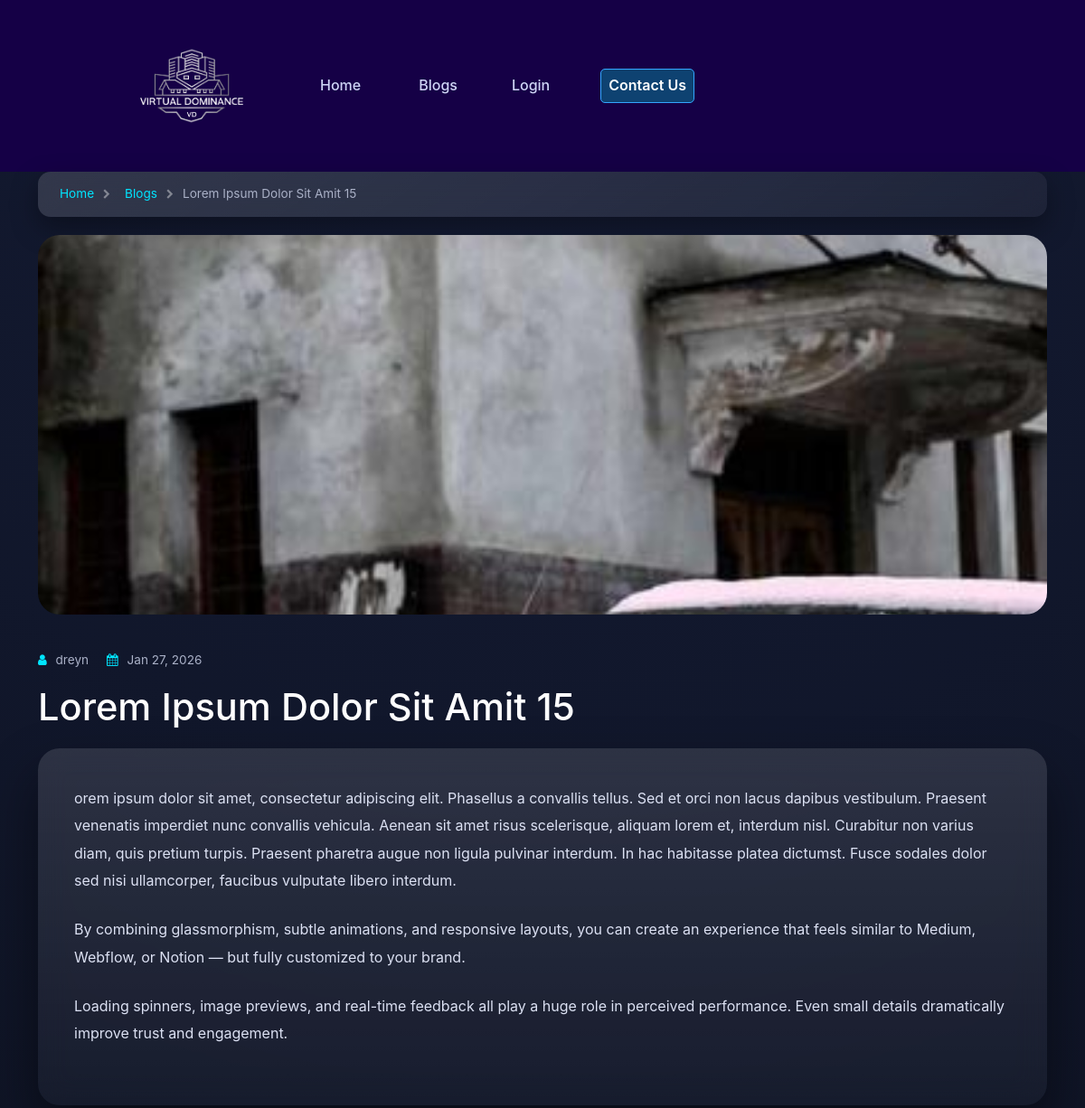
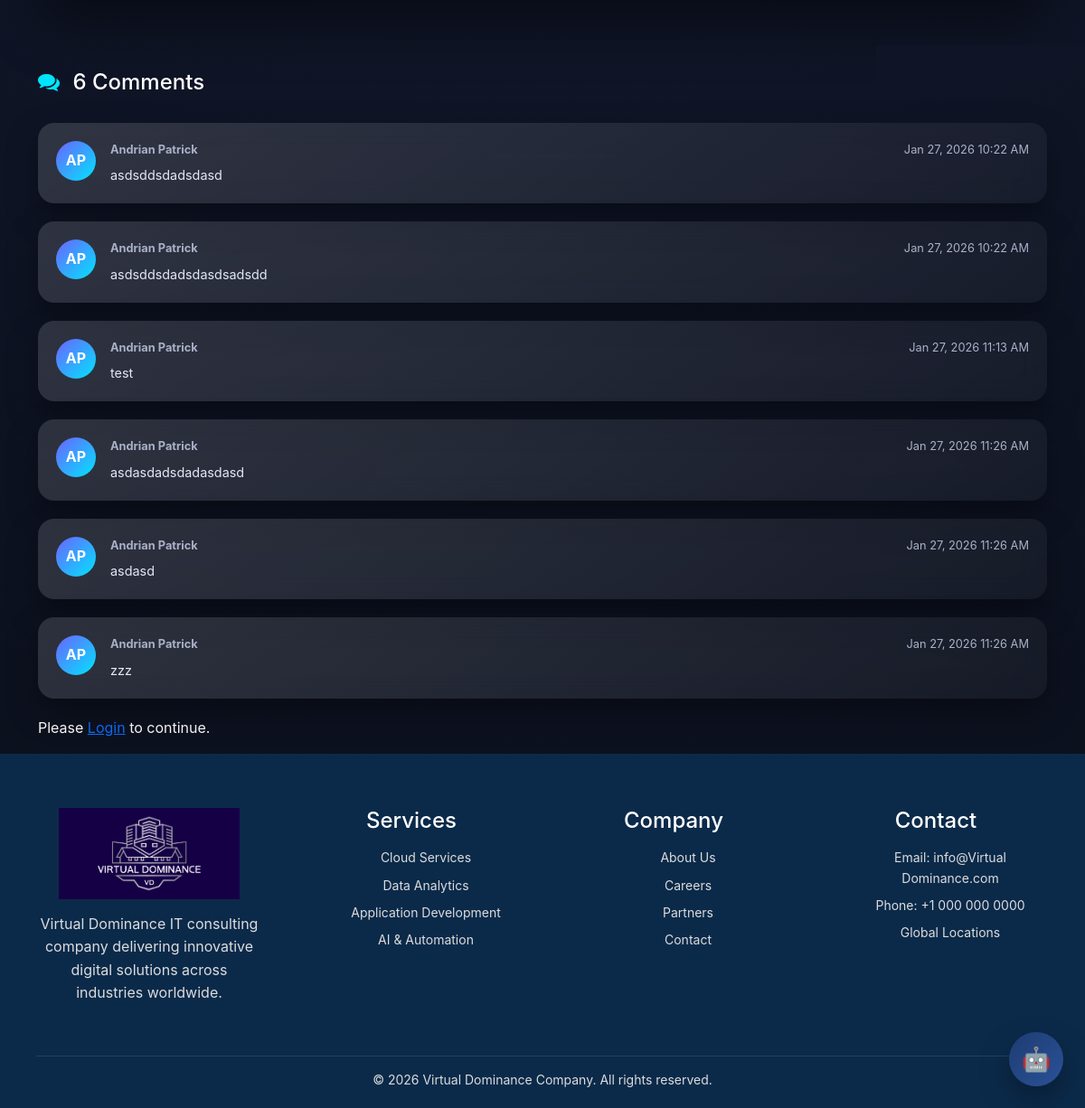
Screenshot of /blog-single.php?id=17 with the database file from the repository (2 pictures, top to bottom).
### tables this page shows
CREATE TABLE IF NOT EXISTS `articles` (
  `id` int NOT NULL AUTO_INCREMENT,
  `title` text NOT NULL,
  `description` longtext NOT NULL,
  `img_url` text NOT NULL,
  `posted_by_id` int NOT NULL,
  `datetimeinserted` text NOT NULL,
  PRIMARY KEY (`id`)
);

CREATE TABLE IF NOT EXISTS `users` (
  `id` int NOT NULL AUTO_INCREMENT,
  `username` varchar(50) NOT NULL,
  `password` varchar(50) NOT NULL,
  `email` varchar(50) NOT NULL,
  `firstname` varchar(50) NOT NULL,
  `lastname` varchar(50) NOT NULL,
  `role` varchar(50) NOT NULL,
  `datetimeinserted` text NOT NULL,
  `last_login` text NOT NULL,
  PRIMARY KEY (`id`)
);

CREATE TABLE IF NOT EXISTS `comments` (
  `id` int NOT NULL AUTO_INCREMENT,
  `article_id` int NOT NULL,
  `user_id` int NOT NULL,
  `comment` longtext NOT NULL,
  `datetimeinserted` text NOT NULL,
  PRIMARY KEY (`id`)
);

### init/main-functions.php (called while the page is built, shortened)
<?php
$base_url = "http://127.0.0.1/ai_consulting_website_git";
if(isset($_SESSION['user_id']) && $_SESSION['user_id']){
  $user_id = $_SESSION['user_id'];
  $get_user = mysqli_query($conn, "SELECT * FROM users WHERE id = '$user_id'");
  $userdata = mysqli_fetch_assoc($get_user);
} else {
  $user_id = 0;
}
function logged_in( $role = false ){
  global $userdata;
  if(isset($_SESSION['user_id']) && $_SESSION['user_id']){
    if( isset( $role ) && $role && $role == "admin" ){
      if( isset( $userdata ) && is_array( $userdata ) && isset( $userdata['role'] ) && $userdata['role'] == "admin" ){
        return true;
      } else {
        return false;
      }
    } else {
      return true;
    }
  } else {
    return false;
  }
}
function get_comments_by_article_id( $article_id ){
  global $conn;
  $comments = [];
  $get_comments = mysqli_query($conn,
    "SELECT
        M.*,
        J.firstname AS firstname,
        J.lastname AS lastname
    FROM
        comments AS M
    LEFT JOIN
        users AS J ON M.user_id = J.id
    WHERE M.article_id = '$article_id'
    GROUP BY
        M.id -- Include all non-aggregated columns from the SELECT list in the GROUP BY clause
    ORDER BY
        M.datetimeinserted
        ASC;
    "
  );
  while( $the_comments = mysqli_fetch_assoc( $get_comments ) ){
    $comments[] = $the_comments;
  }
  return $comments;
}
function get_article_single( $article_id ){
  global $conn;
  $get_article = mysqli_query($conn,
    "SELECT
        M.*,
        COUNT(J.id) AS comment_counts
    FROM
        articles AS M
    LEFT JOIN
        comments AS J ON M.id = J.article_id
    WHERE M.id = '$article_id'
    GROUP BY
        M.id -- Include all non-aggregated columns from the SELECT list in the GROUP BY clause
    ORDER BY
        M.datetimeinserted
        DESC;
    "
  );
  $the_article = mysqli_fetch_assoc( $get_article );
  return $the_article;
}
function get_userdata_by_id( $id ){
  global $conn;
  $get_user = mysqli_query($conn, "SELECT * FROM users WHERE id = '$id'");
  $userdata = mysqli_fetch_assoc($get_user);
  return $userdata;
}
?>

### blog-single.php (the view, shortened to what this page needs)
<?php
include("template-parts/header.php");
$article_data = get_article_single( $_GET['id'] );
$author_data = get_userdata_by_id( $article_data['posted_by_id'] );
?>
<div class="container">
  <nav class="breadcrumbs" aria-label="Breadcrumb">
    <a href="<?=$base_url;?>"><i class="fa fa-house"></i> Home</a>
    <i class="fa fa-chevron-right"></i>
    <a href="<?=$base_url;?>/blog.php"><i class="fa fa-newspaper"></i> Blogs</a>
    <i class="fa fa-chevron-right"></i>
    <span><?=$article_data['title'];?></span>
  </nav>
  <div class="hero-single ">
    <img id="heroImage" src="<?=$base_url.$article_data['img_url'];?>" alt="Blog Image">
  </div>
  <div class="meta">
    <span><i class="fa fa-user"></i> <?=$author_data['username'];?></span>
    <span><i class="fa fa-calendar"></i> <?=date("M d, Y", strtotime( $article_data['datetimeinserted'] ));?></span>
  </div>
  <h1><?=$article_data['title'];?></h1>
  <div class="article">
    <p>
      <?=$article_data['description'];?>
    </p>
    <p>
      By combining glassmorphism, subtle animations, and responsive layouts,
      you can create an experience that feels similar to Medium, Webflow, or
      Notion — but fully customized to your brand.
    </p>
    <p>
      Loading spinners, image previews, and real-time feedback all play a huge
      role in perceived performance. Even small details dramatically improve
      trust and engagement.
    </p>
  </div>
<div class="comments-section">
  <h2> <i class="fa fa-comments"></i> <?=$article_data['comment_counts'];?> Comments</h2>
  <?php
  if( isset( $article_data['comment_counts'] ) && $article_data['comment_counts'] && $article_data['comment_counts'] > 0 ):
    $comments = get_comments_by_article_id( $_GET['id'] );
    foreach( $comments as $comment ): ?>
      <div class="comment">
        <div class="avatar"><?php echo ucwords( $comment['firstname'][0] ).ucwords( $comment['lastname'][0] ); ?></div>
        <div class="comment-body">
          <div class="comment-header">
            <strong><?=ucwords($comment['firstname']);?> <?=ucwords( $comment['lastname'] );?></strong>
            <span><?=date("M d, Y h:i A", strtotime( $comment['datetimeinserted'] ));?></span>
          </div>
          <p><?=$comment['comment'];?></p>
        </div>
      </div>
    <?php
    endforeach;
  else:
  ?>
  <p>Be the first to comment on this article.</p>
  <?php
  endif;
  ?>
  <?php if( isset( $user_id ) && $user_id ): ?>
  <form class="comment-form w-100 m-0" action="" method="">
    <div class="response-container">
    </div>
    <h3>Leave a Comment</h3>
    <textarea placeholder="Write your comment..." class="comment-msg" rows="5"></textarea>
    <button class="comment-btn">
      <i class="fa fa-paper-plane"></i> Post Comment
    </button>
  </form>
  <?php else: ?>
    <p>Please <a href="#">Login</a> to continue.</p>
  <?php endif; ?>
</div>
</div>
<?php include("template-parts/footer.php"); ?>

### template-parts/header.php (shortened to what this page needs)
<?php
include("init/database.php");
include("init/main-functions.php");
?>
<!DOCTYPE html>
<html lang="en">
<head>
	<link href="assets/css/bootstrap.min.css" rel="stylesheet">
	<link rel="stylesheet" href="assets/font-awesome-4.7.0/css/font-awesome.min.css">
	<link rel="stylesheet" href="assets/style.css" />
</head>
<body>
<header class="navbar">
  <nav class="navbar navbar-expand-lg navbar-dark blog-navbar">
	  <div class="container">
	    <a class="navbar-brand fw-bold" href="#">
	      <div class="logo">
			    <img src="assets/img/logoipsum-410.png" class="site-logo" alt="Virtual Dominance Logo">
			  </div>
	    </a>
	    <div class="collapse navbar-collapse" id="blogNav">
	      <ul class="navbar-nav ms-auto mb-2 mb-lg-0 gap-lg-3">
	        <li class="nav-item">
	          <a class="nav-link " href="<?php echo $base_url; ?>">
	            <i class="fa-solid fa-house me-1"></i> Home
	          </a>
	        </li>
	        <li class="nav-item">
	          <a class="nav-link" href="<?php echo $base_url; ?>/blog.php">
	            <i class="fa-regular fa-newspaper me-1"></i> Blogs
	          </a>
	        </li>
					<?php if( logged_in() ): ?>
						<li class="nav-item"><a class="nav-link" href="<?php echo $base_url; ?>/logout.php">Logout</a></li>
					<?php else: ?>
						<li class="nav-item">
							<a class="nav-link" href="#" data-bs-toggle="modal" data-bs-target="#authModal">
								Login
							</a>
						</li>
					<?php endif; ?>
	        <li class="nav-item nav-cta">
					  <a class="nav-link cta-link" href="<?php echo $base_url; ?>#contactForm">
					    Contact Us
					  </a>
					</li>
	      </ul>
	    </div>
	  </div>
	</nav>
</header>

### template-parts/footer.php
	<footer class="footer">
	  <div class="footer-grid">
	    <div>
	      <img src="assets/img/logoipsum-410.png" class="site-logo" alt="Virtual Dominance Logo">
	      <p>
	        Virtual Dominance IT consulting company delivering innovative digital solutions
	        across industries worldwide.
	      </p>
	    </div>
	    <div>
	      <h4>Services</h4>
	      <ul>
	        <li>Cloud Services</li>
	        <li>Data Analytics</li>
	        <li>Application Development</li>
	        <li>AI & Automation</li>
	      </ul>
	    </div>
	    <div>
	      <h4>Company</h4>
	      <ul>
	        <li>About Us</li>
	        <li>Careers</li>
	        <li>Partners</li>
	        <li>Contact</li>
	      </ul>
	    </div>
	    <div>
	      <h4>Contact</h4>
	      <ul>
	        <li>Email: info@Virtual Dominance.com</li>
	        <li>Phone: +1 000 000 0000</li>
	        <li>Global Locations</li>
	      </ul>
	    </div>
	  </div>
	  <div class="footer-bottom">
	    © 2026 Virtual Dominance Company. All rights reserved.
	  </div>
	</footer>
	<?php include("chat-messenger-ui.php"); ?>
</body>
</html>

### chat-messenger-ui.php (shortened to what this page needs)
<div id="chat-toggle">
  🤖
</div>

### assets/style.css (style rules this page uses)
* { box-sizing: border-box; font-family: Arial, sans-serif; margin: 0; padding: 0; }
body { line-height: 1.6; }
.site-logo { max-width: 200px; }
.navbar { display: flex; justify-content: space-between; padding: 20px 40px; background: #150046; color: white; }
.navbar a { color: white; margin-left: 20px; text-decoration: none; }
footer { background: #0b2a4a; color: white; text-align: center; padding: 20px; }
.footer { background: #0b2a4a; color: #dcdcdc; padding: 60px 40px 20px; }
.footer-grid { display: grid; grid-template-columns: repeat(auto-fit, minmax(220px, 1fr)); gap: 40px; }
.footer h4 { color: #ffffff; margin-bottom: 15px; }
.footer ul { list-style: none; }
.footer ul li { margin-bottom: 8px; font-size: 14px; }
.footer img { margin-bottom: 15px; }
.footer-bottom { text-align: center; margin-top: 40px; border-top: 1px solid rgba(255,255,255,0.1); padding-top: 15px; font-size: 14px; }
.blog-navbar .nav-link { position: relative; padding: 6px 0; margin: 0 14px; color: #cfd6f6; font-weight: 500; background: none; transition: color 0.25s ease; }
.blog-navbar .nav-link::after { content: ""; position: absolute; left: 0; bottom: -6px; width: 100%; height: 2px; background: linear-gradient( 90deg, #150046, blue ); transform: scaleX(0); transform-origin: left; transition: transform 0.35s ease; }
.nav-cta { margin-left: 18px; }
.blog-navbar .cta-link { color: #fff; font-weight: 600; border: solid 1px #34A7FF; border-radius: 5px; background: #0E4271; margin: 0; padding: 5px 10px; }
.blog-navbar .cta-link.cta-link::after { background: unset; }
.blog-navbar .nav-link.cta-link::after { transform: unset; }

### blog-single.php (style rules this page uses)
:root { --primary: #6c63ff; --secondary: #00e5ff; --bg: #0b0f1a; --card: rgba(255,255,255,0.08); --text: #ffffff; --muted: #aab1c7; }
* { box-sizing: border-box; font-family: 'Inter', sans-serif; }
body { margin: 0; background: radial-gradient(circle at top, #141b34, var(--bg)); color: var(--text); }
.hero-single { position: relative; height: 420px; border-radius: 24px; overflow: hidden; margin-bottom: 40px; }
.hero-single img { width: 100%; height: 100%; object-fit: cover; display: none; }
.meta { display: flex; gap: 20px; flex-wrap: wrap; font-size: 0.85rem; color: var(--muted); margin-bottom: 16px; }
.meta i { color: var(--secondary); margin-right: 6px; }
h1 { font-size: 2.6rem; margin-bottom: 20px; line-height: 1.2; }
.article { background: linear-gradient(180deg, rgba(255,255,255,0.12), rgba(255,255,255,0.03)); border-radius: 24px; padding: 40px; backdrop-filter: blur(16px); box-shadow: 0 30px 60px rgba(0,0,0,0.45); }
.article p { font-size: 1rem; line-height: 1.9; color: #dce1f3; margin-bottom: 24px; }
.comments-section { margin-top: 80px; }
.comments-section h2 { margin-bottom: 30px; font-size: 1.5rem; }
.comments-section h2 i { color: var(--secondary); margin-right: 8px; }
.comment { display: flex; gap: 16px; padding: 20px; margin-bottom: 20px; border-radius: 18px; background: linear-gradient( 145deg, rgba(255,255,255,0.14), rgba(255,255,255,0.04) ); backdrop-filter: blur(14px); box-shadow: 0 15px 35px rgba(0,0,0,0.35); }
.avatar { width: 44px; height: 44px; border-radius: 50%; background: linear-gradient(135deg, var(--primary), var(--secondary)); display: flex; align-items: center; justify-content: center; font-weight: 700; }
.comment-body { flex: 1; }
.comment-header { display: flex; justify-content: space-between; font-size: 0.8rem; color: var(--muted); margin-bottom: 6px; }
.comment-body p { font-size: 0.9rem; line-height: 1.6; margin-bottom: 0; color: #e3e7f6; }
.breadcrumbs { display: flex; flex-wrap: wrap; align-items: center; gap: 10px; font-size: 0.85rem; padding: 14px 18px; margin-bottom: 20px; border-radius: 14px; background: linear-gradient( 145deg, rgba(255,255,255,0.14), rgba(255,255,255,0.05) ); backdrop-filter: blur(14px); box-shadow: 0 12px 30px rgba(0,0,0,0.35); }
.breadcrumbs a { color: var(--secondary); text-decoration: none; display: inline-flex; align-items: center; gap: 6px; transition: color 0.3s ease; }
.breadcrumbs span { color: var(--muted); white-space: nowrap; overflow: hidden; text-overflow: ellipsis; max-width: 260px; }
.breadcrumbs i.fa-chevron-right { font-size: 0.7rem; color: rgba(255,255,255,0.4); }

### rows the page displays
articles: title "Lorem Ipsum Dolor Sit Amit 15", img_url (picture), datetimeinserted "Jan 27, 2026", description "orem ipsum dolor sit amet, consectetur adipiscing elit. Phasellus a convallis tellus. Sed et orci non lacus dapibus vestibulum. Praesent venenatis imperdiet nunc convallis vehicula. Aenean sit amet risus scelerisque, aliquam lorem et, interdum nisl. Curabitur non varius diam, quis pretium turpis. Praesent pharetra augue non ligula pulvinar interdum. In hac habitasse platea dictumst. Fusce sodales dolor sed nisi ullamcorper, faucibus vulputate libero interdum."
users: username "dreyn"
comments: user.firstname "A", user.lastname "P", user.firstname "Andrian", user.lastname "Patrick", datetimeinserted "Jan 27, 2026 10:22 AM", comment "asdsddsdadsdasd"
comments: user.firstname "A", user.lastname "P", user.firstname "Andrian", user.lastname "Patrick", datetimeinserted "Jan 27, 2026 10:22 AM", comment "asdsddsdadsdasdsadsdd"
comments: user.firstname "A", user.lastname "P", user.firstname "Andrian", user.lastname "Patrick", datetimeinserted "Jan 27, 2026 11:13 AM", comment "test"
comments: user.firstname "A", user.lastname "P", user.firstname "Andrian", user.lastname "Patrick", datetimeinserted "Jan 27, 2026 11:26 AM", comment "asdasdadsdadasdasd"
comments: user.firstname "A", user.lastname "P", user.firstname "Andrian", user.lastname "Patrick", datetimeinserted "Jan 27, 2026 11:26 AM", comment "asdasd"
comments: user.firstname "A", user.lastname "P", user.firstname "Andrian", user.lastname "Patrick", datetimeinserted "Jan 27, 2026 11:26 AM", comment "zzz"

### other values shown
$article_data['comment_counts'] "6"
